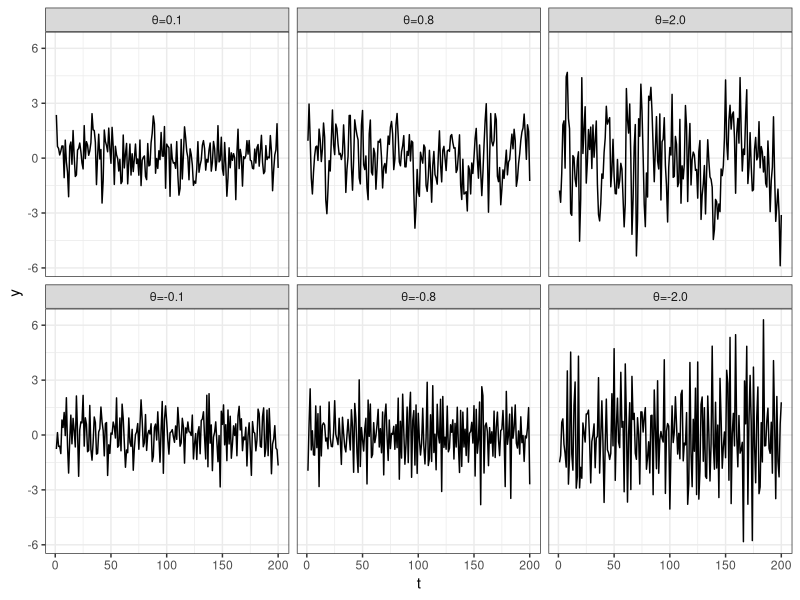
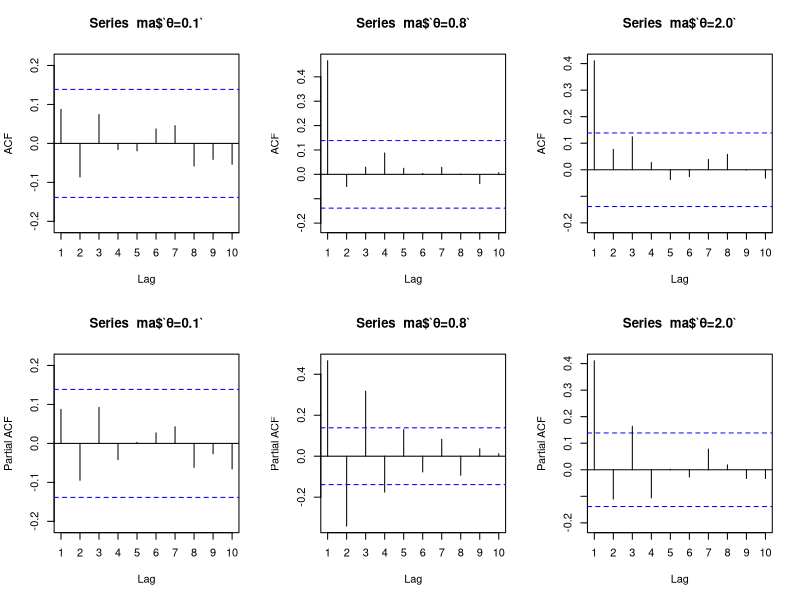
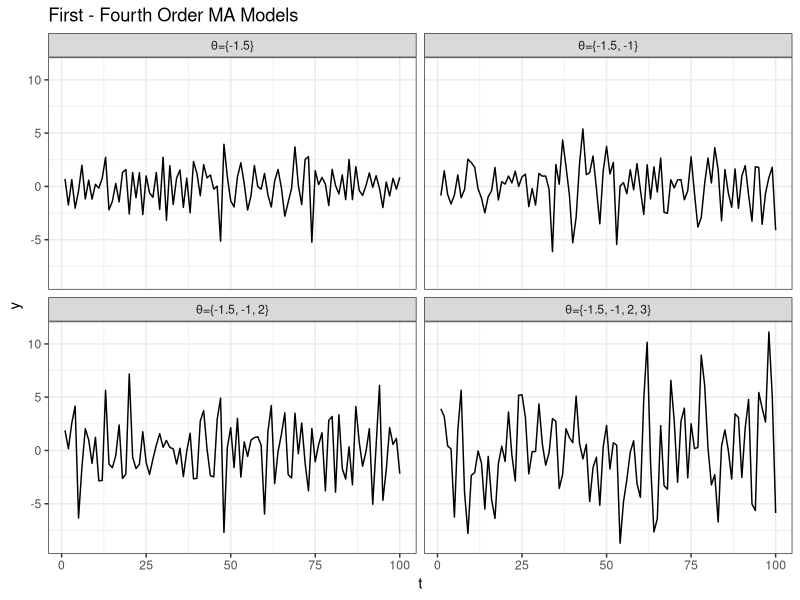
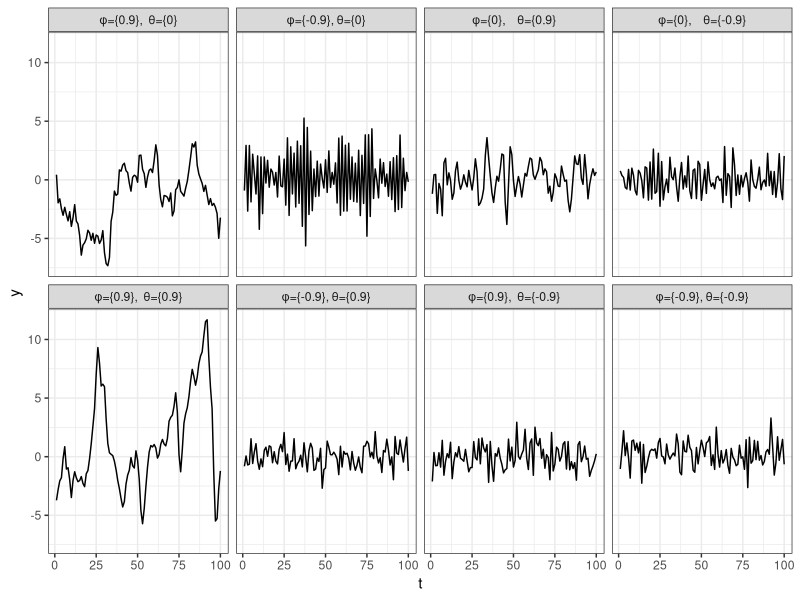
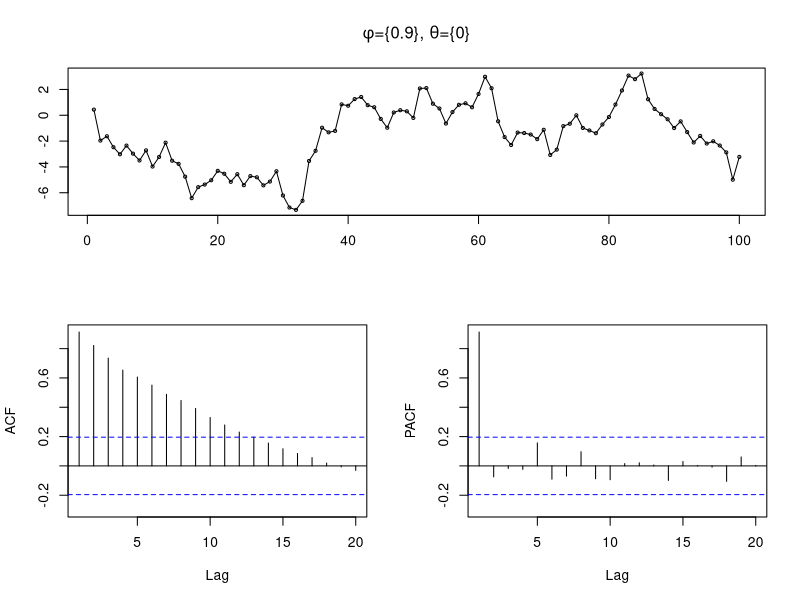
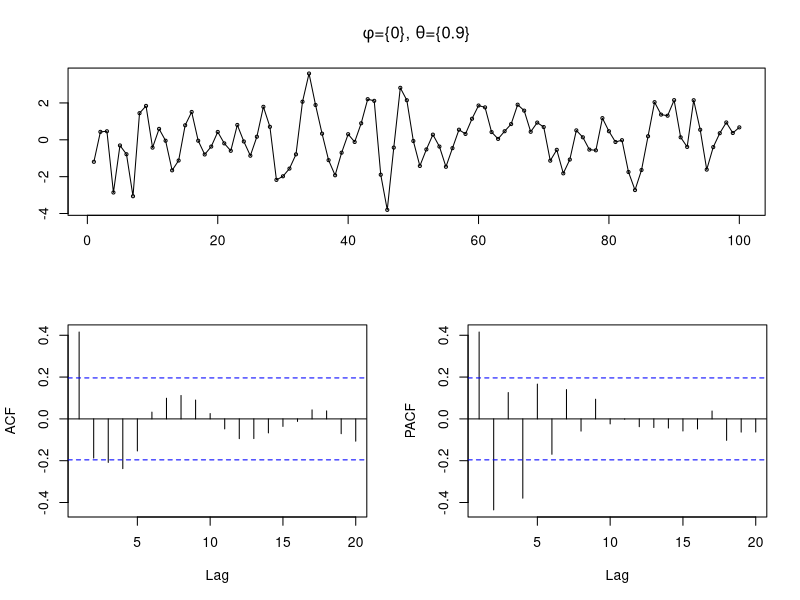
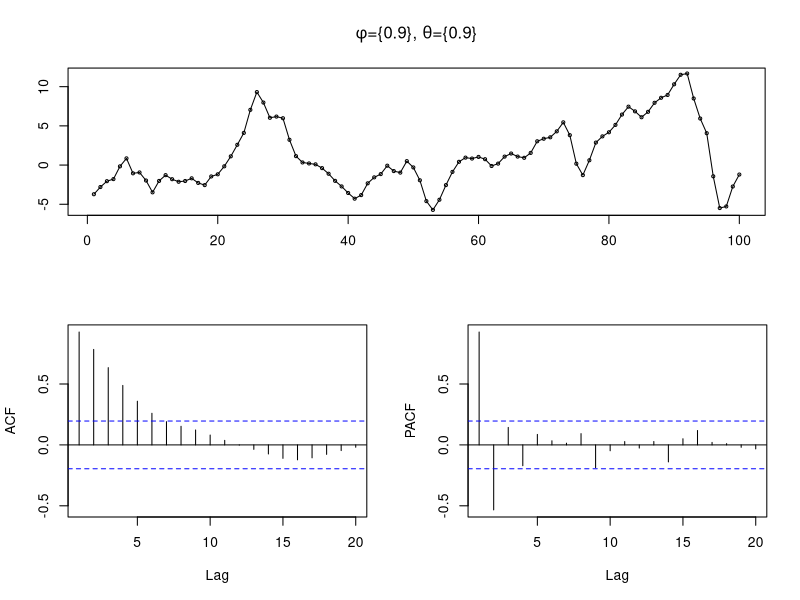

R code for these plots, in order:
## ---- chunk 1
ggplot2::theme_set(ggplot2::theme_bw())

library(tidyverse)
## ---- chunk 2
ma = data_frame(
  t = 1:200,
  "θ=0.1" = arima.sim(n=200, list(ma=c(0.1))),
  "θ=0.8" = arima.sim(n=200, list(ma=c(0.8))),
  "θ=2.0" = arima.sim(n=200, list(ma=c(2.0))),
  "θ=-0.1" = arima.sim(n=200, list(ma=c(-0.1))),
  "θ=-0.8" = arima.sim(n=200, list(ma=c(-0.8))),
  "θ=-2.0" = arima.sim(n=200, list(ma=c(-2.0)))
) 

ma %>%
  tidyr::gather(model, y, -t) %>%
  mutate(model = forcats::as_factor(model)) %>%
  ggplot(aes(x=t,y=y)) +
  geom_line() +
  facet_wrap(~model)
## ---- chunk 3
par(mfrow=c(2,3))
forecast::Acf(ma$`θ=0.1`, lag.max = 10)
forecast::Acf(ma$`θ=0.8`, lag.max = 10)
forecast::Acf(ma$`θ=2.0`, lag.max = 10)
forecast::Pacf(ma$`θ=0.1`, lag.max = 10)
forecast::Pacf(ma$`θ=0.8`, lag.max = 10)
forecast::Pacf(ma$`θ=2.0`, lag.max = 10)
## ---- chunk 4
ma_q = data_frame(
  t = 1:100,
  "θ={-1.5}"           = arima.sim(n=100, list(ma=c(-1.5)))           ,
  "θ={-1.5, -1}"       = arima.sim(n=100, list(ma=c(-1.5, -1)))       ,
  "θ={-1.5, -1, 2}"    = arima.sim(n=100, list(ma=c(-1.5, -1, 2)))    ,
  "θ={-1.5, -1, 2, 3}" = arima.sim(n=100, list(ma=c(-1.5, -1, 2, 3))) 
) 

ma_q %>%
  tidyr::gather(model, y, -t) %>%
  mutate(model = forcats::as_factor(model)) %>%
  ggplot(aes(x=t,y=y)) +
  geom_line() +
  labs(title = "First - Fourth Order MA Models") +
  facet_wrap(~model)
## ---- chunk 5
arma = data_frame(
  t = 1:100,
  "φ={0.9},  θ={0}"    = arima.sim(n=100, list(ar=c( 0.9), ma=c()   )) ,
  "φ={-0.9}, θ={0}"    = arima.sim(n=100, list(ar=c(-0.9), ma=c()   )) ,
  "φ={0},    θ={0.9}"  = arima.sim(n=100, list(ar=c(),     ma=c(0.9))) ,
  "φ={0},    θ={-0.9}" = arima.sim(n=100, list(ar=c(),     ma=c(-0.9))) ,
  "φ={0.9},  θ={0.9}"  = arima.sim(n=100, list(ar=c( 0.9), ma=c(0.9))) ,
  "φ={-0.9}, θ={0.9}"  = arima.sim(n=100, list(ar=c(-0.9), ma=c(0.9))) ,
  "φ={0.9},  θ={-0.9}" = arima.sim(n=100, list(ar=c( 0.9), ma=c(-0.9))) ,
  "φ={-0.9}, θ={-0.9}" = arima.sim(n=100, list(ar=c(-0.9), ma=c(0.9))) 
) 
  
arma %>%
  tidyr::gather(model, y, -t) %>%
  mutate(model = forcats::as_factor(model)) %>%
  ggplot(aes(x=t,y=y)) +
    geom_line() +
    facet_wrap(~model, ncol=4)
## ---- chunk 6
forecast::tsdisplay(arma[[2]], main=expression(paste(phi,"={0.9}, ",theta,"={0}")))
## ---- chunk 7
forecast::tsdisplay(arma[[4]], main=expression(paste(phi,"={0}, ",theta,"={0.9}")))
## ---- chunk 8
forecast::tsdisplay(arma[[6]], main=expression(paste(phi,"={0.9}, ",theta,"={0.9}")))
